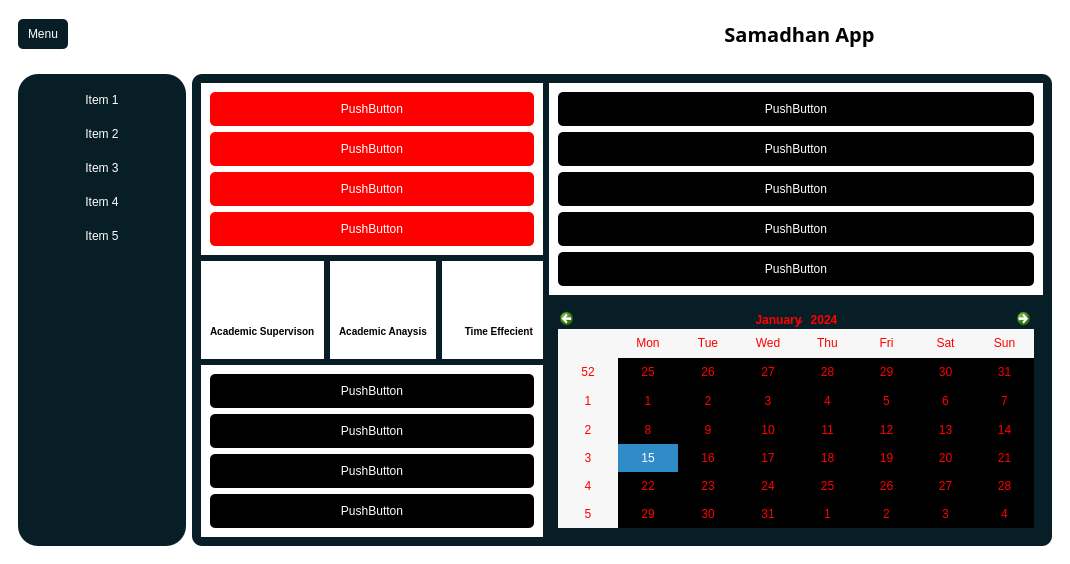
<?xml version="1.0" encoding="UTF-8"?>
<ui version="4.0">
 <class>MainWindow</class>
 <widget class="QMainWindow" name="MainWindow">
  <property name="geometry">
   <rect>
    <x>0</x>
    <y>0</y>
    <width>1070</width>
    <height>564</height>
   </rect>
  </property>
  <property name="windowTitle">
   <string>MainWindow</string>
  </property>
  <property name="styleSheet">
   <string notr="true"/>
  </property>
  <widget class="QWidget" name="centralwidget">
   <property name="styleSheet">
    <string notr="true">* {
  border: none;
  background-color: transparent;
  color: #FFF; /* Specify a default color */
}

#centralwidget {
  background-color: white
;
}

#side_menu {
  background-color: #071e26;
  border-radius: 20px;
}

QPushButton {
  padding: 10px;
  background-color: #071e26;
  border-radius: 5px;
}

#main_body {
  background-color: #071e26;
  border-radius: 10px;
}
</string>
   </property>
   <layout class="QVBoxLayout" name="verticalLayout">
    <item alignment="Qt::AlignTop">
     <widget class="QFrame" name="header">
      <property name="minimumSize">
       <size>
        <width>0</width>
        <height>50</height>
       </size>
      </property>
      <property name="frameShape">
       <enum>QFrame::StyledPanel</enum>
      </property>
      <property name="frameShadow">
       <enum>QFrame::Raised</enum>
      </property>
      <layout class="QHBoxLayout" name="horizontalLayout_2">
       <property name="leftMargin">
        <number>0</number>
       </property>
       <property name="topMargin">
        <number>0</number>
       </property>
       <property name="rightMargin">
        <number>0</number>
       </property>
       <property name="bottomMargin">
        <number>0</number>
       </property>
       <item alignment="Qt::AlignLeft">
        <widget class="QFrame" name="frame">
         <property name="frameShape">
          <enum>QFrame::StyledPanel</enum>
         </property>
         <property name="frameShadow">
          <enum>QFrame::Raised</enum>
         </property>
         <layout class="QHBoxLayout" name="horizontalLayout_3">
          <item>
           <widget class="QPushButton" name="pushButton">
            <property name="minimumSize">
             <size>
              <width>0</width>
              <height>30</height>
             </size>
            </property>
            <property name="maximumSize">
             <size>
              <width>16777215</width>
              <height>30</height>
             </size>
            </property>
            <property name="text">
             <string>Menu</string>
            </property>
            <property name="icon">
             <iconset resource="icons.qrc">
              <normaloff>:/icons/icons_folder/align-justify.svg</normaloff>:/icons/icons_folder/align-justify.svg</iconset>
            </property>
            <property name="iconSize">
             <size>
              <width>24</width>
              <height>24</height>
             </size>
            </property>
           </widget>
          </item>
         </layout>
        </widget>
       </item>
       <item>
        <widget class="QFrame" name="frame_3">
         <property name="frameShape">
          <enum>QFrame::StyledPanel</enum>
         </property>
         <property name="frameShadow">
          <enum>QFrame::Raised</enum>
         </property>
         <layout class="QVBoxLayout" name="verticalLayout_4">
          <item>
           <widget class="QLabel" name="label">
            <property name="font">
             <font>
              <family>Arial Black</family>
              <pointsize>15</pointsize>
              <weight>75</weight>
              <italic>false</italic>
              <bold>true</bold>
              <strikeout>false</strikeout>
             </font>
            </property>
            <property name="styleSheet">
             <string notr="true">color: black;</string>
            </property>
            <property name="text">
             <string>Samadhan App</string>
            </property>
            <property name="alignment">
             <set>Qt::AlignCenter</set>
            </property>
           </widget>
          </item>
         </layout>
        </widget>
       </item>
      </layout>
     </widget>
    </item>
    <item>
     <widget class="QFrame" name="frame_2">
      <property name="sizePolicy">
       <sizepolicy hsizetype="Preferred" vsizetype="Expanding">
        <horstretch>0</horstretch>
        <verstretch>0</verstretch>
       </sizepolicy>
      </property>
      <property name="frameShape">
       <enum>QFrame::StyledPanel</enum>
      </property>
      <property name="frameShadow">
       <enum>QFrame::Raised</enum>
      </property>
      <layout class="QHBoxLayout" name="horizontalLayout">
       <item>
        <widget class="QWidget" name="side_menu" native="true">
         <layout class="QVBoxLayout" name="verticalLayout_2">
          <item alignment="Qt::AlignTop">
           <widget class="QFrame" name="frame_4">
            <property name="minimumSize">
             <size>
              <width>150</width>
              <height>0</height>
             </size>
            </property>
            <property name="maximumSize">
             <size>
              <width>150</width>
              <height>16777215</height>
             </size>
            </property>
            <property name="frameShape">
             <enum>QFrame::StyledPanel</enum>
            </property>
            <property name="frameShadow">
             <enum>QFrame::Raised</enum>
            </property>
            <layout class="QVBoxLayout" name="verticalLayout_3">
             <property name="spacing">
              <number>0</number>
             </property>
             <property name="leftMargin">
              <number>0</number>
             </property>
             <property name="topMargin">
              <number>0</number>
             </property>
             <property name="rightMargin">
              <number>0</number>
             </property>
             <property name="bottomMargin">
              <number>0</number>
             </property>
             <item>
              <widget class="QPushButton" name="pushButton_2">
               <property name="styleSheet">
                <string notr="true"/>
               </property>
               <property name="text">
                <string>Item 1</string>
               </property>
               <property name="icon">
                <iconset resource="icons.qrc">
                 <normaloff>:/icons/icons_folder/airplay.svg</normaloff>:/icons/icons_folder/airplay.svg</iconset>
               </property>
              </widget>
             </item>
             <item>
              <widget class="QPushButton" name="pushButton_3">
               <property name="text">
                <string>Item 2</string>
               </property>
               <property name="icon">
                <iconset resource="icons.qrc">
                 <normaloff>:/icons/icons_folder/camera.svg</normaloff>:/icons/icons_folder/camera.svg</iconset>
               </property>
              </widget>
             </item>
             <item>
              <widget class="QPushButton" name="pushButton_4">
               <property name="text">
                <string>Item 3</string>
               </property>
               <property name="icon">
                <iconset resource="icons.qrc">
                 <normaloff>:/icons/icons_folder/github.svg</normaloff>:/icons/icons_folder/github.svg</iconset>
               </property>
              </widget>
             </item>
             <item>
              <widget class="QPushButton" name="pushButton_5">
               <property name="text">
                <string>Item 4</string>
               </property>
               <property name="icon">
                <iconset resource="icons.qrc">
                 <normaloff>:/icons/icons_folder/coffee.svg</normaloff>:/icons/icons_folder/coffee.svg</iconset>
               </property>
              </widget>
             </item>
             <item>
              <widget class="QPushButton" name="pushButton_6">
               <property name="text">
                <string>Item 5</string>
               </property>
               <property name="icon">
                <iconset resource="icons.qrc">
                 <normaloff>:/icons/icons_folder/music.svg</normaloff>:/icons/icons_folder/music.svg</iconset>
               </property>
              </widget>
             </item>
            </layout>
           </widget>
          </item>
         </layout>
        </widget>
       </item>
       <item>
        <widget class="QFrame" name="main_body">
         <property name="sizePolicy">
          <sizepolicy hsizetype="Expanding" vsizetype="Preferred">
           <horstretch>0</horstretch>
           <verstretch>0</verstretch>
          </sizepolicy>
         </property>
         <property name="frameShape">
          <enum>QFrame::StyledPanel</enum>
         </property>
         <property name="frameShadow">
          <enum>QFrame::Raised</enum>
         </property>
         <layout class="QGridLayout" name="gridLayout">
          <item row="0" column="0">
           <layout class="QHBoxLayout" name="horizontalLayout_5">
            <item>
             <layout class="QVBoxLayout" name="verticalLayout_5">
              <item>
               <widget class="QFrame" name="frame_11">
                <property name="styleSheet">
                 <string notr="true">background-color: rgb(255, 255, 255);</string>
                </property>
                <property name="frameShape">
                 <enum>QFrame::StyledPanel</enum>
                </property>
                <property name="frameShadow">
                 <enum>QFrame::Raised</enum>
                </property>
                <layout class="QVBoxLayout" name="verticalLayout_10">
                 <item>
                  <widget class="QPushButton" name="pushButton_17">
                   <property name="styleSheet">
                    <string notr="true">background-color: rgb(255, 0, 0);</string>
                   </property>
                   <property name="text">
                    <string>PushButton</string>
                   </property>
                  </widget>
                 </item>
                 <item>
                  <widget class="QPushButton" name="pushButton_18">
                   <property name="styleSheet">
                    <string notr="true">background-color: rgb(255, 0, 0);</string>
                   </property>
                   <property name="text">
                    <string>PushButton</string>
                   </property>
                  </widget>
                 </item>
                 <item>
                  <widget class="QPushButton" name="pushButton_19">
                   <property name="styleSheet">
                    <string notr="true">background-color: rgb(255, 0, 0);</string>
                   </property>
                   <property name="text">
                    <string>PushButton</string>
                   </property>
                  </widget>
                 </item>
                 <item>
                  <widget class="QPushButton" name="pushButton_16">
                   <property name="styleSheet">
                    <string notr="true">background-color: rgb(255, 0, 0);</string>
                   </property>
                   <property name="text">
                    <string>PushButton</string>
                   </property>
                  </widget>
                 </item>
                </layout>
               </widget>
              </item>
              <item>
               <layout class="QHBoxLayout" name="horizontalLayout_4">
                <item>
                 <widget class="QFrame" name="frame_8">
                  <property name="styleSheet">
                   <string notr="true">background-color: rgb(255, 255, 255);</string>
                  </property>
                  <property name="frameShape">
                   <enum>QFrame::StyledPanel</enum>
                  </property>
                  <property name="frameShadow">
                   <enum>QFrame::Raised</enum>
                  </property>
                  <layout class="QVBoxLayout" name="verticalLayout_7">
                   <item>
                    <widget class="QLabel" name="label_2">
                     <property name="styleSheet">
                      <string notr="true">image: url(:/wel/welbeing_1.png);</string>
                     </property>
                     <property name="text">
                      <string/>
                     </property>
                    </widget>
                   </item>
                   <item>
                    <widget class="QLabel" name="label_4">
                     <property name="styleSheet">
                      <string notr="true">color:black;
font-size:10px;
font-family: 'Istok Web';
font-style: normal;
font-weight: 600;</string>
                     </property>
                     <property name="text">
                      <string>Academic Supervison</string>
                     </property>
                    </widget>
                   </item>
                  </layout>
                 </widget>
                </item>
                <item>
                 <widget class="QFrame" name="frame_9">
                  <property name="styleSheet">
                   <string notr="true">background-color: rgb(255, 255, 255);</string>
                  </property>
                  <property name="frameShape">
                   <enum>QFrame::StyledPanel</enum>
                  </property>
                  <property name="frameShadow">
                   <enum>QFrame::Raised</enum>
                  </property>
                  <layout class="QGridLayout" name="gridLayout_2">
                   <item row="0" column="0">
                    <widget class="QLabel" name="label_3">
                     <property name="styleSheet">
                      <string notr="true">image: url(:/wel/welbeing_2.png);</string>
                     </property>
                     <property name="text">
                      <string/>
                     </property>
                    </widget>
                   </item>
                   <item row="1" column="0">
                    <widget class="QLabel" name="label_5">
                     <property name="styleSheet">
                      <string notr="true">color:black;
font-size:10px;
font-family: 'Istok Web';
font-style: normal;
font-weight: 600;</string>
                     </property>
                     <property name="text">
                      <string>Academic Anaysis</string>
                     </property>
                    </widget>
                   </item>
                  </layout>
                 </widget>
                </item>
                <item>
                 <widget class="QFrame" name="frame_10">
                  <property name="styleSheet">
                   <string notr="true">background-color: rgb(255, 255, 255);</string>
                  </property>
                  <property name="frameShape">
                   <enum>QFrame::StyledPanel</enum>
                  </property>
                  <property name="frameShadow">
                   <enum>QFrame::Raised</enum>
                  </property>
                  <layout class="QGridLayout" name="gridLayout_3">
                   <item row="0" column="0">
                    <widget class="QLabel" name="label_6">
                     <property name="styleSheet">
                      <string notr="true">image: url(:/wel/welbeing_3.png);</string>
                     </property>
                     <property name="text">
                      <string/>
                     </property>
                    </widget>
                   </item>
                   <item row="1" column="0">
                    <widget class="QLabel" name="label_7">
                     <property name="styleSheet">
                      <string notr="true">color:black;
font-size:10px;
font-family: 'Istok Web';
font-style: normal;
font-weight: 600;</string>
                     </property>
                     <property name="text">
                      <string>     Time Effecient</string>
                     </property>
                    </widget>
                   </item>
                  </layout>
                 </widget>
                </item>
               </layout>
              </item>
              <item>
               <widget class="QFrame" name="frame_7">
                <property name="styleSheet">
                 <string notr="true">background-color: rgb(255, 255, 255);</string>
                </property>
                <property name="frameShape">
                 <enum>QFrame::StyledPanel</enum>
                </property>
                <property name="frameShadow">
                 <enum>QFrame::Raised</enum>
                </property>
                <layout class="QVBoxLayout" name="verticalLayout_9">
                 <item>
                  <widget class="QPushButton" name="pushButton_12">
                   <property name="styleSheet">
                    <string notr="true">background-color: rgb(0, 0, 0);</string>
                   </property>
                   <property name="text">
                    <string>PushButton</string>
                   </property>
                  </widget>
                 </item>
                 <item>
                  <widget class="QPushButton" name="pushButton_13">
                   <property name="styleSheet">
                    <string notr="true">background-color: rgb(0, 0, 0);</string>
                   </property>
                   <property name="text">
                    <string>PushButton</string>
                   </property>
                  </widget>
                 </item>
                 <item>
                  <widget class="QPushButton" name="pushButton_14">
                   <property name="styleSheet">
                    <string notr="true">background-color: rgb(0, 0, 0);</string>
                   </property>
                   <property name="text">
                    <string>PushButton</string>
                   </property>
                  </widget>
                 </item>
                 <item>
                  <widget class="QPushButton" name="pushButton_15">
                   <property name="styleSheet">
                    <string notr="true">background-color: rgb(0, 0, 0);</string>
                   </property>
                   <property name="text">
                    <string>PushButton</string>
                   </property>
                  </widget>
                 </item>
                </layout>
               </widget>
              </item>
             </layout>
            </item>
            <item>
             <layout class="QVBoxLayout" name="verticalLayout_6">
              <item>
               <widget class="QFrame" name="frame_5">
                <property name="styleSheet">
                 <string notr="true">background-color: rgb(255, 255, 255);</string>
                </property>
                <property name="frameShape">
                 <enum>QFrame::StyledPanel</enum>
                </property>
                <property name="frameShadow">
                 <enum>QFrame::Raised</enum>
                </property>
                <layout class="QVBoxLayout" name="verticalLayout_8">
                 <item>
                  <widget class="QPushButton" name="pushButton_9">
                   <property name="styleSheet">
                    <string notr="true">background-color: rgb(0, 0, 0);</string>
                   </property>
                   <property name="text">
                    <string>PushButton</string>
                   </property>
                  </widget>
                 </item>
                 <item>
                  <widget class="QPushButton" name="pushButton_7">
                   <property name="styleSheet">
                    <string notr="true">background-color: rgb(0, 0, 0);</string>
                   </property>
                   <property name="text">
                    <string>PushButton</string>
                   </property>
                  </widget>
                 </item>
                 <item>
                  <widget class="QPushButton" name="pushButton_10">
                   <property name="styleSheet">
                    <string notr="true">background-color: rgb(0, 0, 0);</string>
                   </property>
                   <property name="text">
                    <string>PushButton</string>
                   </property>
                  </widget>
                 </item>
                 <item>
                  <widget class="QPushButton" name="pushButton_11">
                   <property name="styleSheet">
                    <string notr="true">background-color: rgb(0, 0, 0);</string>
                   </property>
                   <property name="text">
                    <string>PushButton</string>
                   </property>
                  </widget>
                 </item>
                 <item>
                  <widget class="QPushButton" name="pushButton_8">
                   <property name="styleSheet">
                    <string notr="true">background-color: rgb(0, 0, 0);</string>
                   </property>
                   <property name="text">
                    <string>PushButton</string>
                   </property>
                  </widget>
                 </item>
                </layout>
               </widget>
              </item>
              <item>
               <widget class="QFrame" name="frame_6">
                <property name="styleSheet">
                 <string notr="true">background-color: transparent;</string>
                </property>
                <property name="frameShape">
                 <enum>QFrame::StyledPanel</enum>
                </property>
                <property name="frameShadow">
                 <enum>QFrame::Raised</enum>
                </property>
                <layout class="QGridLayout" name="gridLayout_4">
                 <item row="0" column="0">
                  <widget class="QCalendarWidget" name="calendarWidget">
                   <property name="styleSheet">
                    <string notr="true">color:red;</string>
                   </property>
                  </widget>
                 </item>
                </layout>
               </widget>
              </item>
             </layout>
            </item>
           </layout>
          </item>
         </layout>
        </widget>
       </item>
      </layout>
      <zorder>main_body</zorder>
      <zorder>side_menu</zorder>
     </widget>
    </item>
   </layout>
  </widget>
 </widget>
 <resources>
  <include location="icons.qrc"/>
  <include location="welbeings.qrc"/>
 </resources>
 <connections/>
</ui>
